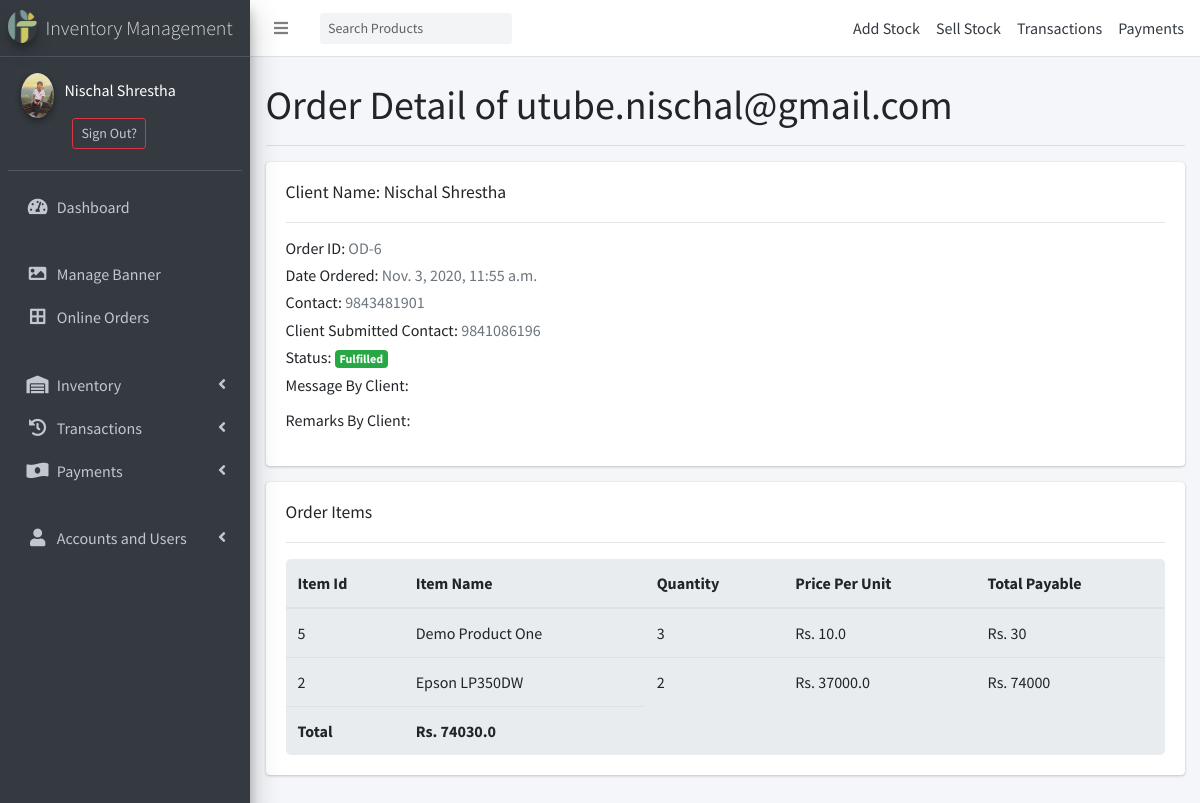
Screenshot of /inventory/orders/6/ (signed in) with the database file from the repository.
### accounts/models.py (models this page shows)
class User(AbstractBaseUser, PermissionsMixin):
    class Types(models.TextChoices):
        ADMIN = "ADMIN", "Admin"
        STAFF = "STAFF", "Staff"
        CUSTOMER = "CUSTOMER", "Customer"
    base_type = Types.CUSTOMER
    _type = models.CharField(
        _("Type"), max_length=50, choices=Types.choices, default=base_type
    )
    email = models.EmailField(max_length=254, unique=True)
    first_name = models.CharField(max_length=128)
    last_name = models.CharField(max_length=128)
    is_staff = models.BooleanField(default=False)
    is_superuser = models.BooleanField(default=False)
    is_active = models.BooleanField(default=True)
    last_login = models.DateTimeField(null=True, blank=True)
    date_joined = models.DateTimeField(auto_now_add=True)
    USERNAME_FIELD = 'email'
    EMAIL_FIELD = 'email'
    REQUIRED_FIELDS = ['first_name','last_name','_type']
    objects = UserManager()

### Userprofile/models.py (models this page shows, shortened)
class Profile(models.Model):
    user = models.OneToOneField(User, on_delete=models.CASCADE)
    mobile_num_regex = RegexValidator(regex="^[0-9]{9,15}$", message="Entered mobile number isn't in a right format!")
    contact = models.CharField(validators=[mobile_num_regex], max_length=13, blank=True, null=True)
    dp = models.ImageField(default='user.png',upload_to='profile_pics')

### main/models.py (models this page shows, shortened)
class Order(models.Model):
    user = models.ForeignKey("accounts.User", verbose_name=_("Orderer"), on_delete=models.CASCADE)
    items = models.ManyToManyField(OrderItem)
    ordered_date = models.DateTimeField(null=True, blank=True)
    status = models.CharField(max_length=20,choices=ORDER_STATUS,default='NO')
    class Meta:
        verbose_name = _("Order")
        verbose_name_plural = _("Orders")
        ordering = ['-ordered_date']
    @property
    def total_amount(self):
        return sum([i.quantity* i.item.selling_price for i in self.items.all()])

class CheckoutData(models.Model):
    order = models.OneToOneField("main.Order", verbose_name=_("Order"), on_delete=models.CASCADE, related_name='checkout')
    mobile_num_regex = RegexValidator(regex="^[0-9]{9,15}$", message="Entered mobile number isn't in a right format!")
    contact = models.CharField(validators=[mobile_num_regex], max_length=13)
    message = models.TextField(_("Message"), null=True, blank=True)
    remarks = models.TextField(_("Remarks"), null=True, blank=True)
    class Meta:
        verbose_name = _("CheckoutData")
        verbose_name_plural = _("CheckoutData")

class OrderItem(models.Model) :
    user = models.ForeignKey("accounts.User",verbose_name=_("Orderer"),on_delete=models.CASCADE)
    ordered = models.BooleanField(_("Is Ordered?"))
    item = models.ForeignKey("inventory.Item", on_delete=models.CASCADE)
    quantity = models.IntegerField(default=1)

### inventory/models.py (models this page shows, shortened)
class Item(models.Model):
    name = models.CharField(_("Product Name"),max_length = 240, unique = True)
    brand = models.CharField(_("Product Brand"), max_length = 50, null=True, blank=True)
    category = models.ForeignKey("inventory.Category", verbose_name=_("category"), on_delete=models.CASCADE, related_name='categories')
    description = models.TextField(_("Product Description"))
    image = models.ImageField(_("Product Image"), upload_to="product_images", height_field=None, width_field=None, max_length=None, default = 'image-not-available.jpg')
    cost_price = models.FloatField(_("Latest Cost Price"), default=0)
    quantity = models.IntegerField(_("Available Quantity"), default=0)
    selling_price = models.FloatField(_("Current Selling Price"), default=0)
    about_seller = models.TextField(_("About Seller"))
    class Meta:
        ordering = ['name']

### inventory/views.py (the view)
        def wrapper_func(request, *args, **kwargs):
            if request.user.is_authenticated:
                if request.user._type in allowed_types:
                    return view_func(request, *args, **kwargs)
                else:
                    return HttpResponseForbidden()
            else:
                return redirect(reverse('account_login'))

### inventory/views.py
class StatusChangeForm(forms.ModelForm):
    class Meta:
        model = Order
        fields = ['status']

### inventory/context_processors.py (called while the page is built)
def category(request):
    return {
        'categories': Category.objects.parents(),
        'cart_items': Order.objects.get_or_create(user=request.user, status='NO')[0].items.all().count() if request.user.is_authenticated else None,
        }

### inventory/models.py (called while the page is built)
    def parents(self):
        qs = super(CategoryManager, self).filter(parent = None)
        return qs

### inventory/templatetags/tag_to_value.py (called while the page is built)
@register.filter()
def tag_to_val(value):
    if value =='O':
        return "<span class='badge badge-warning'>Ordered</span>"
    elif value == 'CO':
        return "<span class='badge badge-info'>Confirmed</span>"
    elif value == 'S':
        return "<span class='badge badge-success'>Fulfilled</span>"
    else:
        return "<span class='badge badge-danger'>Cancelled</span>"

### inventory/views.py (called while the page is built, shortened)
def allowed_users(allowed_types=[]):
    def decorator(view_func):
        def wrapper_func(request, *args, **kwargs):
            if request.user.is_authenticated:
                if request.user._type in allowed_types:
                    return view_func(request, *args, **kwargs)
                else:
                    return HttpResponseForbidden()
            else:
                return redirect(reverse('account_login'))
        return wrapper_func
    return decorator

@allowed_users(allowed_types = ['ADMIN', 'STAFF'])
def OrderDetailView(request, pk):
    context = {}
    order = get_object_or_404(Order, pk = pk)
    order_items = order.items.all()
    context['header'] = f"Order Detail of {order.user}"
    context['order'] = order
    form = StatusChangeForm(request.POST or None, instance=order)
    context['form'] = form
    context['order_items'] = order_items
    return render(request, 'inventory/order_detail.html', context)

### templates/inventory/order_detail.html (shortened to what this page needs)
{% extends 'partial/base.html' %}
{% load tag_to_value %}
{% load static %}
{% load crispy_forms_tags %}
{% block content %}
<h1>{{header}}</h1><hr>
<div class="card">
    <div class="card-body">
        <h5 class="card-title">Client Name: {{order.user.first_name}} {{order.user.last_name}}</h5><br><hr>
        <h6>Order ID: <span class='text-secondary'>OD-{{order.id}}<span></h6>
        <h6>Date Ordered: <span class='text-secondary'>{{order.ordered_date}}<span></h6>
        <h6>Contact: <span class='text-secondary'>{{order.user.profile.contact}}<span></h6>
        <h6>Client Submitted Contact: <span class='text-secondary'>{{order.checkout.contact}}<span></h6>
        <h6>Status: <span class='text-secondary'>{{order.status|tag_to_val|safe}}<span></h6>
        <h6>Message By Client: <span class='text-secondary card'>{{order.checkout.message}}<span></h6>
        <h6>Remarks By Client: <span class='text-secondary card'>{{order.checkout.remarks}}<span></h6>
    </div>
</div>
<div class="card">
    <div class="card-body">
        <h5 class="card-title">Order Items</h5><br><hr>
        <table id="table_id" class="table display jumbotron">
            <thead>
                <tr>
                    <th>Item Id</th>
                    <th>Item Name</th>
                    <th>Quantity</th>
                    <th>Price Per Unit</th>
                    <th>Total Payable</th>
                </tr>
            </thead>
            <tbody>
            {% for order_item in order_items %}
                <tr>
                    <td>{{order_item.item.id}}</td>
                    <td>{{order_item.item.name}}</td>
                    <td>{{order_item.quantity}}</td>
                    <td>Rs. {{order_item.item.selling_price}}</td>
                    <td>Rs. {% widthratio order_item.item.selling_price 1 order_item.quantity%}</td>
                </tr>
            {% endfor %}
            <tr>
                <td><strong>Total</strong></td>
                <td><strong>Rs. {{order.total_amount}}</strong></td>
            </tr>
            </tbody>
        </table>
    </div>
</div><br>
{% endblock content %}

### templates/side_nav.html (shortened to what this page needs)
{% load static %}
<aside class="main-sidebar sidebar-dark-primary elevation-4">
    <a href="/" class="brand-link">
      <img src="{% static '../media/favicon.png' %}" alt="IMS" class="brand-image img-circle elevation-3 ml-0"
           style="opacity: .8">
      <span class="brand-text font-weight-light">Inventory Management</span>
    </a>
    <div class="sidebar">
      <div class="user-panel mt-3 pb-3 mb-3 d-flex">
        {% if user.is_authenticated %}
          <div class="image">
            <img src="{{request.user.profile.dp.url}}" class="img-circle elevation-2" alt="User Image">
          </div>
          <div class="info">
          <a class="text-white mr-2" href="{% url 'profile' %}" id="navbarDropdown" role="button" aria-haspopup="true" aria-expanded="false">
            <p class="d-block">{{request.user.first_name}} {{request.user.last_name}}</p>
          </a>
          <a class="btn btn-sm btn-outline-danger" href="{% url 'account_logout' %}">Sign Out?</a>
        {% else %}
          <a class="btn mr-1 mb-1 btn-sm btn-outline-success text-light" href="{% url 'account_login' %}">Sign In</a>
          {% comment %} <a class="btn btn-sm mb-1 btn-warning text-dark" href="{% url 'account_signup' %}">Signup</a> {% endcomment %}
        {% endif %}
        </div>
      </div>
      <nav class="mt-2">
        <ul class="nav nav-pills nav-sidebar flex-column" data-widget="treeview" role="menu" data-accordion="false">
          <li class="nav-item">
            <a href="{% url 'main:admin-home' %}" class="nav-link">
              <i class="nav-icon fas fa-tachometer-alt active"></i>
              <p>
                Dashboard
              </p>
            </a>
          </li><br>
          <li class="nav-item">
            <a href="{% url 'inventory:carousels-list' %}" class="nav-link">
              <i class="nav-icon fas fa-image active"></i>
              <p>
                Manage Banner
              </p>
            </a>
          </li>
          <li class="nav-item">
            <a href="{% url 'inventory:orders-list' %}" class="nav-link">
              <i class="nav-icon fas fa-border-all active"></i>
              <p>
                Online Orders
              </p>
            </a>
          </li><br>
          {% if user.is_authenticated %}
          <li class="nav-item has-treeview menu-closed">
            <a href="#" class="nav-link">
              <i class="nav-icon fas fa-warehouse"></i>
              <p>
                Inventory
                <i class="right fas fa-angle-left"></i>
              </p>
            </a>
          </li>
          <li class="nav-item has-treeview menu-closed">
            <a href="#" class="nav-link">
              <i class="nav-icon fas fa-history"></i>
              <p>
                Transactions
                <i class="right fas fa-angle-left"></i>
              </p>
            </a>
          </li>
          <li class="nav-item has-treeview menu-closed">
            <a href="#" class="nav-link">
              <i class="nav-icon fas fa-money-bill-wave-alt"></i>
              <p>
                Payments
                <i class="right fas fa-angle-left"></i>
              </p>
            </a>
          </li>
          {% endif %}
          {% if user.is_staff %}
          <br>
          <li class="nav-item has-treeview menu-closed">
            <a href="#" class="nav-link">
              <i class="nav-icon fas fa-user"></i>
              <p>
                Accounts and Users
                <i class="right fas fa-angle-left"></i>
              </p>
            </a>
          </li>
          {% endif %}
        </ul>
      </nav>
    </div>
  </aside>

### rows the page displays
User: user.profile.dp (picture), user.first_name "Nischal", user.last_name "Shrestha"
Order: user.first_name "Nischal", user.last_name "Shrestha", id "6", ordered_date "Nov. 3, 2020, 11:55 a.m.", user.profile.contact "9843481901", checkout.contact "9841086196", status|tag_to_val "Fulfilled", total_amount "74030.0"
OrderItem: item.id "5", item.name "Demo Product One", quantity "3", item.selling_price "10.0", item+quantity "30"
OrderItem: item.id "2", item.name "Epson LP350DW", quantity "2", item.selling_price "37000.0", item+quantity "74000"

### other values shown
{{ header }} "Order Detail of utube.nischal@gmail.com"
